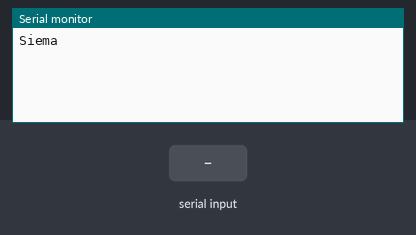
Recording of a sketch running on a simulated Arduino Uno, built with avr-gcc and run on an emulated ATmega328P. Parts: the last lines printed to the serial monitor. The inputs (shaded band) are chosen by the test bench.

Above: at 1.2 s.
1.3 s: "1" received over the second serial link
At 2.5 s:
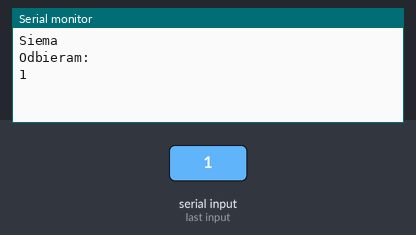
2.8 s: "0" received over the second serial link
At 3.8 s:
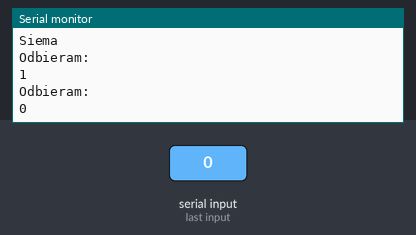
4.3 s: "2" received over the second serial link
At 5.0 s:
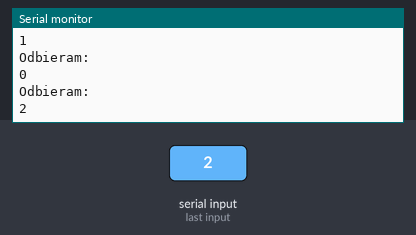

Measured:
- after the input at 1.3 s, the serial monitor: prints a new line at once (image 1)
- after the input at 2.8 s, the serial monitor: prints a new line at once (image 2)
- after the input at 4.3 s, the serial monitor: prints a new line at once (image 3)

The sketch:

NanoSlaveNodeMcuPHP.ino
```cpp
#define portOneRX 2
#define portOneTX 3
#include <SoftwareSerial.h>
SoftwareSerial portOne(portOneRX, portOneTX); // RX / TX
String serialIn;
void setup() {
  // put your setup code here, to run once:
Serial.begin(115200);
portOne.begin(115200);
Serial.println("Siema");
pinMode(portOneRX,INPUT);
pinMode(portOneTX,OUTPUT);
}

void loop() {
  // put your main code here, to run repeatedly:
  if (portOne.available() > 0) {
    while (portOne.available()) {
      delay(10);  //delay to allow byte to arrive in input buffer
      char c = portOne.read();
      serialIn += c;
    }
    Serial.println("Odbieram:");
    Serial.println(serialIn);
    portOne.flush();
    serialIn = "";
  }

}
```
